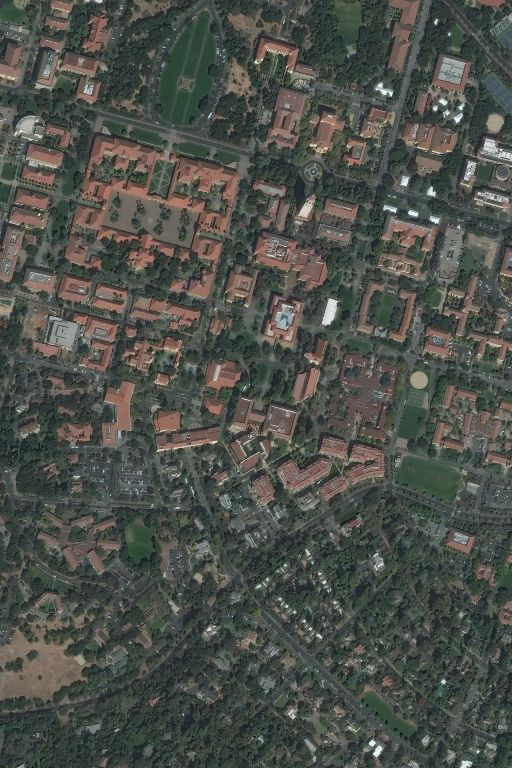
#> input picture feature_extraction/images/Stanford.png, 512 x 768 px
$ python -i greenExtractor.py   (imports and definitions only)   (Python 2 division)
#> lines starting #> are read from the running program, lines starting #| are printed output that depends on the picture; after the words box and inside, x2 and y2 are one past the last pixel; in counts of white or black regions, pixels touching at a corner belong together
#> further down, picture is the input picture: shape (768, 512, 3); mean B, G, R 74.2, 80.7, 77.3
import numpy as np
import cv2

class GreenExtractor():
	def __init__(self):
		pass

	def getFeatures(self, img, imagename=None, callback=None):

		# Convert BGR to HSV
		hsv = cv2.cvtColor(img, cv2.COLOR_BGR2HSV)
#> hsv: shape (768, 512, 3); mean H, S, V 56.1, 41, 84.4

		# define range of blue color in HSV
		lower_blue = np.array([50,10,10])
		upper_blue = np.array([70,255,255])

		# Threshold the HSV image to get only blue colors
		mask = cv2.inRange(hsv, lower_blue, upper_blue)
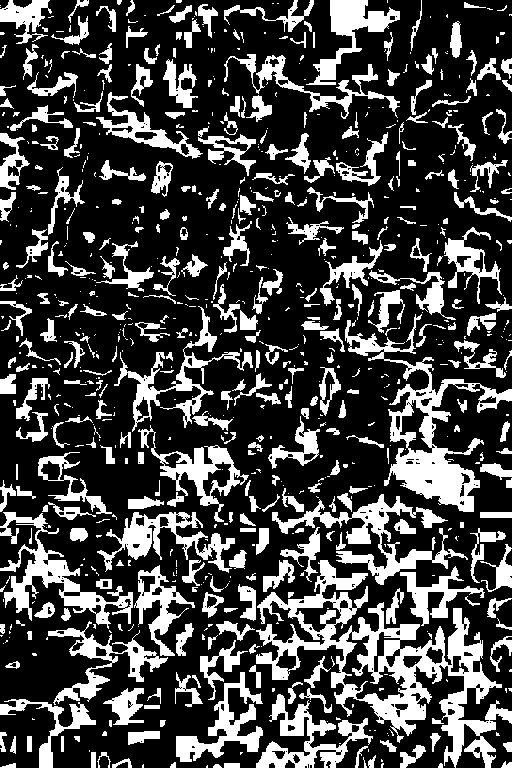
#> mask: shape (768, 512); 26.6% white; 806 white regions (446 under 20 px), largest, box (x1, y1, x2, y2) and area: (256, 560, 512, 768) 13670, (345, 314, 512, 512) 6968, (272, 494, 468, 585) 3948

		# Bitwise-AND mask and original image
		res = cv2.bitwise_and(img, img, mask = mask)
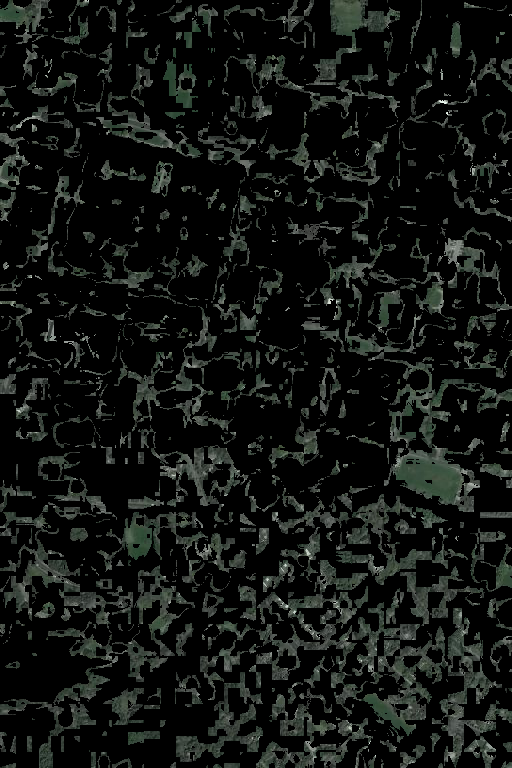
#> res: shape (768, 512, 3); mean B, G, R 18.1, 20.4, 17.8

		# For debugging
		if callback:
			callback(img, imagename + 'orig')
			callback(mask, imagename + 'mask')
			callback(res, imagename + 'res')

		width = mask.shape[0]
#> width = 768
		height = mask.shape[1]
#> height = 512
		totalArea = float(width * height)
#> totalArea = 393216
		features = [cv2.sumElems(mask)[0] / (255 * totalArea)]
#> features = [0.266]

		sixteenths = [0] * 16
		for x in xrange(4): # width
			for y in xrange(4): # height
				start_x = x * (width / 4)
				end_x = start_x + (width / 4)
				start_y = y * (height / 4)
				end_y = start_y + (height / 4)

				sixteenths[4 * x + y] = cv2.sumElems(mask[start_x : end_x, start_y : end_y])[0] / (255 * totalArea / 16)
#> after the loop, sixteenths = [0.227, 0.23, 0.263, 0.148, 0.163, 0.19, 0.205, 0.221, 0.221, 0.316, 0.257, 0.377, 0.267, 0.334, 0.418, 0.426]

		features.extend(sixteenths)

		# [6 lines of commented-out code are left out]

		return features

>>> import cv2
>>> picture = cv2.imread('images/Stanford.png')
>>> result = GreenExtractor().getFeatures(picture)
#> result = [0.266, 0.227, 0.23, 0.263, 0.148, 0.163, 0.19, 0.205, 0.221, 0.221, 0.316, 0.257, 0.377, 0.267, 0.334, 0.418, 0.426]

$ run again, on feature_extraction/images/urban.png
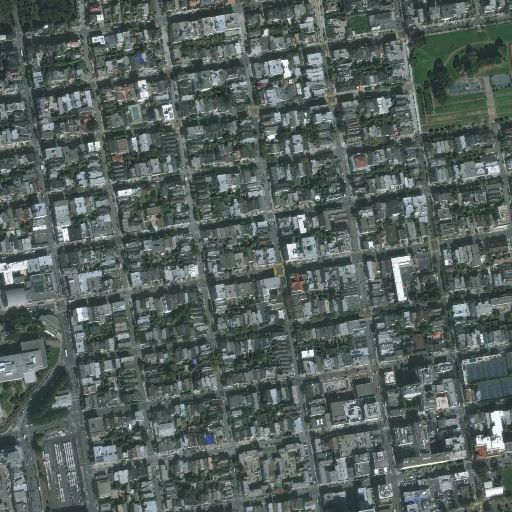
#> input picture feature_extraction/images/urban.png, 512 x 512 px
#> picture is the input picture: shape (512, 512, 3); mean B, G, R 93.9, 96.7, 86.1
#> hsv: shape (512, 512, 3); mean H, S, V 81, 34.7, 97.4
#> in getFeatures, `mask = cv2.inRange(hsv, lower_blue, upper_blue)`:
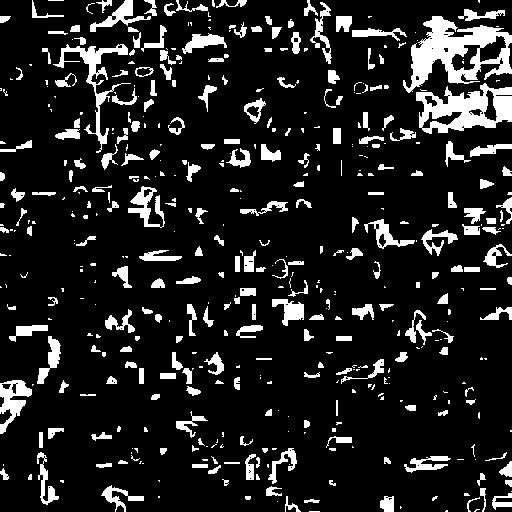
#> mask: shape (512, 512); 12.8% white; 477 white regions (231 under 20 px), largest, box (x1, y1, x2, y2) and area: (403, 16, 512, 93) 3707, (416, 83, 512, 134) 2682, (53, 44, 131, 153) 1321
#> in getFeatures, `res = cv2.bitwise_and(img, img, mask = mask)`:
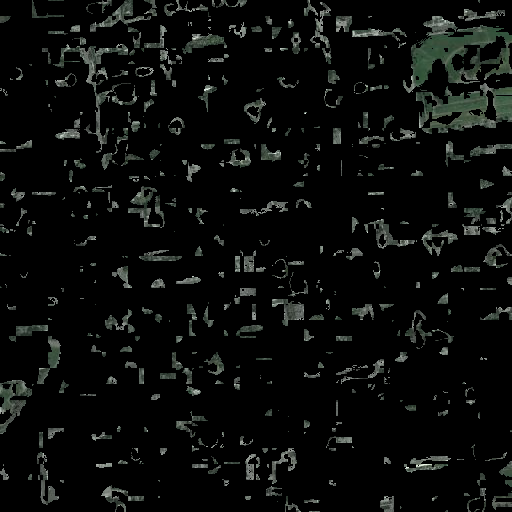
#> res: shape (512, 512, 3); mean B, G, R 10.7, 11.9, 10.5
#> features = [0.128]
#> after the loop in getFeatures, `for x in xrange(4):`: sixteenths = [0.148, 0.156, 0.125, 0.413, 0.0983, 0.115, 0.091, 0.153, 0.0935, 0.141, 0.108, 0.079, 0.117, 0.0666, 0.0631, 0.0826]
#> result = [0.128, 0.148, 0.156, 0.125, 0.413, 0.0983, 0.115, 0.091, 0.153, 0.0935, 0.141, 0.108, 0.079, 0.117, 0.0666, 0.0631, 0.0826]

$ run again, on feature_extraction/images/urbanShapesBest.png
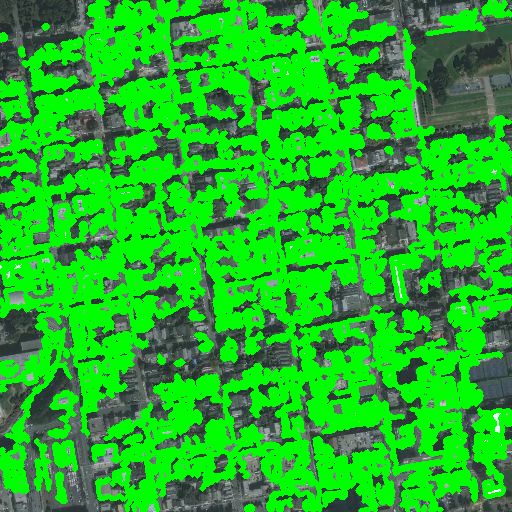
#> input picture feature_extraction/images/urbanShapesBest.png, 512 x 512 px
#> picture is the input picture: shape (512, 512, 3); mean B, G, R 37, 179.6, 33.6
#> hsv: shape (512, 512, 3); mean H, S, V 68.9, 158.5, 179.8
#> in getFeatures, `mask = cv2.inRange(hsv, lower_blue, upper_blue)`:
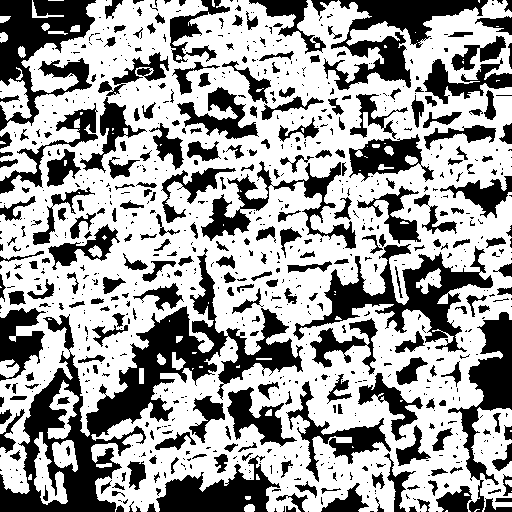
#> mask: shape (512, 512); 61.9% white; 881 black regions (609 under 20 px), largest, box (x1, y1, x2, y2) and area: (0, 248, 303, 512) 17358, (293, 244, 493, 352) 6148, (0, 0, 96, 131) 5950
#> in getFeatures, `res = cv2.bitwise_and(img, img, mask = mask)`:
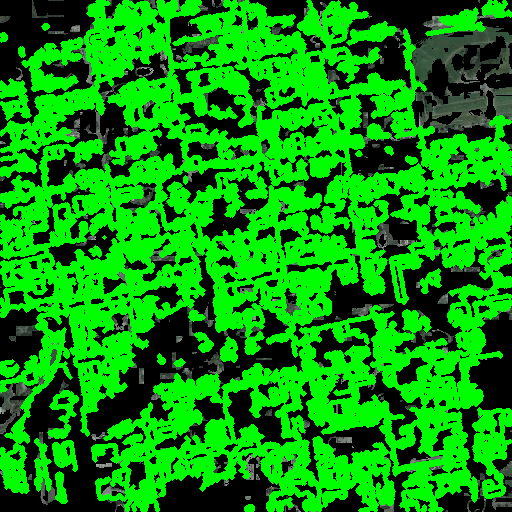
#> res: shape (512, 512, 3); mean B, G, R 5.1, 146.8, 5
#> features = [0.619]
#> after the loop in getFeatures, `for x in xrange(4):`: sixteenths = [0.523, 0.7, 0.679, 0.553, 0.664, 0.685, 0.713, 0.658, 0.692, 0.551, 0.652, 0.534, 0.452, 0.56, 0.655, 0.64]
#> result = [0.619, 0.523, 0.7, 0.679, 0.553, 0.664, 0.685, 0.713, 0.658, 0.692, 0.551, 0.652, 0.534, 0.452, 0.56, 0.655, 0.64]
